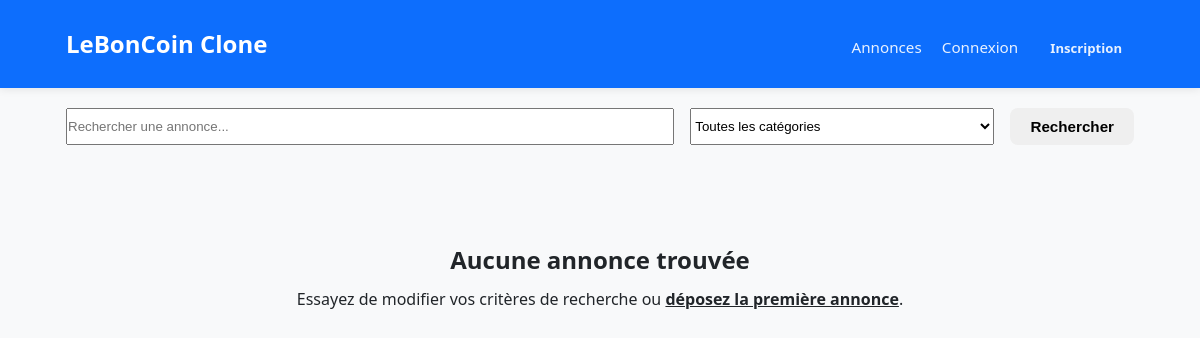
Before: /pages/annonces/liste.php with the older database file.
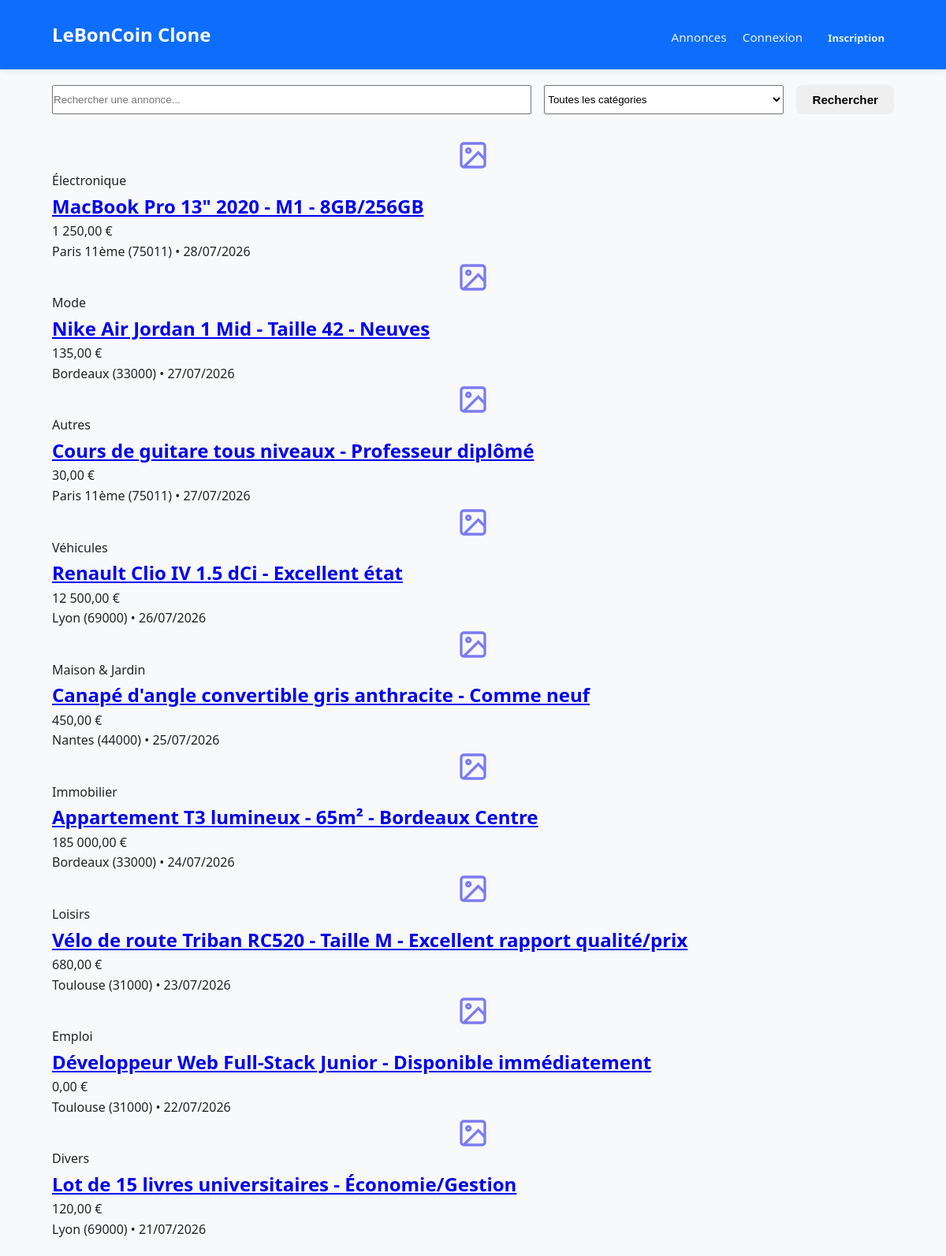
After: the same page with the newer database file.
### tables this page shows
CREATE TABLE annonces (
    id INT AUTO_INCREMENT PRIMARY KEY,
    utilisateur_id INT NOT NULL,
    categorie_id INT,
    titre VARCHAR(255) NOT NULL,
    description TEXT NOT NULL,
    prix DECIMAL(10,2) NOT NULL,
    location VARCHAR(255) DEFAULT NULL,
    views INT DEFAULT 0,
    date_creation DATETIME DEFAULT CURRENT_TIMESTAMP,
    date_modification DATETIME DEFAULT CURRENT_TIMESTAMP ON UPDATE CURRENT_TIMESTAMP,
    FOREIGN KEY (utilisateur_id) REFERENCES utilisateurs(id) ON DELETE CASCADE,
    FOREIGN KEY (categorie_id) REFERENCES categories(id) ON DELETE SET NULL,
    INDEX idx_categorie (categorie_id),
    INDEX idx_utilisateur (utilisateur_id),
    INDEX idx_date_creation (date_creation)
);

CREATE TABLE categories (
    id INT AUTO_INCREMENT PRIMARY KEY,
    nom VARCHAR(100) NOT NULL UNIQUE,
    slug VARCHAR(100) NOT NULL UNIQUE
);

### config/init.php (called while the page is built, shortened)
<?php
function e(string $string): string {
    return htmlspecialchars($string, ENT_QUOTES, 'UTF-8');
}

### pages/annonces/liste.php (the view, shortened to what this page needs)
<?php
require_once __DIR__ . '/../../includes/header.php';
$page = max(1, (int)($_GET['page'] ?? 1));
$per_page = 12;
$offset = ($page - 1) * $per_page;
$search = trim($_GET['search'] ?? '');
$where = [];
$where_sql = $where ? 'WHERE ' . implode(' AND ', $where) : '';
$query = "SELECT a.id, a.titre, a.prix, a.date_creation, a.location, img.image_path, u.pseudo, c.nom AS cat_nom
          FROM annonces a
          JOIN utilisateurs u ON a.utilisateur_id = u.id
          LEFT JOIN annonce_images img ON a.id = img.annonce_id AND img.is_primary = 1
          LEFT JOIN categories c ON a.categorie_id = c.id
          $where_sql
          ORDER BY a.date_creation DESC
          LIMIT :limit OFFSET :offset";
$stmt = $pdo->prepare($query);
$stmt->bindValue(':limit', $per_page, PDO::PARAM_INT);
$stmt->bindValue(':offset', $offset, PDO::PARAM_INT);
$stmt->execute();
$ads = $stmt->fetchAll();
?>
<div class="search-bar-container">
    <form method="GET" action="" class="search-form" role="search">
        <input type="text" name="search" placeholder="Rechercher une annonce..." class="form-input" value="<?= e($search) ?>" aria-label="Recherche textuelle">
        <select name="categorie" class="form-select" aria-label="Filtrer par catégorie">
            <option value="0">Toutes les catégories</option>
        </select>
        <button type="submit" class="btn btn-primary">Rechercher</button>
    </form>
</div>
<?php if (empty($ads)): ?>
    <div class="empty-state">
        <h2>Aucune annonce trouvée</h2>
        <p>Essayez de modifier vos critères de recherche ou <a href="/pages/annonces/creer.php">déposez la première annonce</a>.</p>
    </div>
<?php else: ?>
    <div class="grid">
        <?php foreach ($ads as $ad): ?>
            <article class="card">
                <a href="/pages/annonces/detail.php?id=<?= $ad['id'] ?>">
                    <?php if ($ad['image_path']): ?>
                        <img src="/assets/uploads/<?= e($ad['image_path']) ?>" alt="<?= e($ad['titre']) ?>" class="card-img" loading="lazy">
                    <?php else: ?>
                        <div class="card-img card-img-placeholder" aria-hidden="true">
                            <svg width="40" height="40" viewBox="0 0 24 24" fill="none" stroke="currentColor" stroke-width="2"><rect x="3" y="3" width="18" height="18" rx="2"/><circle cx="8.5" cy="8.5" r="1.5"/><path d="M21 15l-5-5L5 21"/></svg>
                        </div>
                    <?php endif; ?>
                </a>
                <div class="card-body">
                    <div class="card-category"><?= e($ad['cat_nom'] ?? 'Divers') ?></div>
                    <h2 class="card-title"><a href="/pages/annonces/detail.php?id=<?= $ad['id'] ?>"><?= e($ad['titre']) ?></a></h2>
                    <div class="card-price"><?= number_format($ad['prix'], 2, ',', ' ') ?> €</div>
                    <div class="card-meta">
                        <span><?= e($ad['location'] ?: 'Non spécifié') ?></span> •
                        <span><?= date('d/m/Y', strtotime($ad['date_creation'])) ?></span>
                    </div>
                </div>
            </article>
        <?php endforeach; ?>
    </div>
<?php endif; ?>

### includes/header.php (shortened to what this page needs)
<?php
$unread_count = 0;
?>
<!DOCTYPE html>
<html lang="fr">
<head>
    <link rel="stylesheet" href="/assets/css/style.css">
</head>
<body>
    <header>
        <div class="container header-container">
            <a href="/index.php" class="logo" aria-label="Retour à l'accueil">LeBonCoin Clone</a>
            <nav aria-label="Navigation principale">
                <a href="/pages/annonces/liste.php">Annonces</a>
                <?php if (isset($_SESSION['utilisateur_id'])): ?>
                    <a href="/pages/annonces/creer.php">+ Déposer</a>
                    <a href="/pages/favoris/liste.php">Favoris</a>
                    <a href="/pages/messages/boite.php" aria-label="Messages, <?= $unread_count ?> non lus">
                        Messages <?php if ($unread_count > 0): ?><span class="badge"><?= $unread_count ?></span><?php endif; ?>
                    </a>
                    <?php if (isset($_SESSION['utilisateur_role']) && $_SESSION['utilisateur_role'] === 'admin'): ?>
                        <a href="/pages/admin/dashboard.php" class="admin-link">Admin</a>
                    <?php endif; ?>
                    <a href="/pages/auth/deconnexion.php">Déconnexion</a>
                <?php else: ?>
                    <a href="/pages/auth/connection.php">Connexion</a>
                    <a href="/pages/auth/inscription.php" class="btn btn-primary btn-sm">Inscription</a>
                <?php endif; ?>
            </nav>
        </div>
    </header>
    <main class="container main-content">

### assets/css/style.css (style rules this page uses)
:root { --bleu: #0d6efd; --bleu-clair: #e7f1ff; --vert: #198754; --rouge: #dc3545; --orange: #fd7e14; --gris-clair: #f8f9fa; --gris: #6c757d; --bordure: #dee2e6; --texte: #212529; --radius: 8px; --ombre: 0 2px 8px rgba(0,0,0,0.08); }
* { box-sizing: border-box; margin: 0; padding: 0; }
body { font-family: 'Segoe UI', Arial, sans-serif; background: var(--gris-clair); color: var(--texte); line-height: 1.6; }
.container { max-width: 1100px; margin: 0 auto; padding: 20px 16px; }
header { background: var(--bleu); color: white; padding: 12px 0; box-shadow: var(--ombre); position: sticky; top: 0; z-index: 100; }
header .container { display: flex; align-items: center; justify-content: space-between; padding: 0 16px; }
header .logo { font-size: 1.5rem; font-weight: bold; color: white; text-decoration: none; }
nav a { color: rgba(255,255,255,0.9); text-decoration: none; margin-left: 16px; font-size: 0.95rem; transition: color 0.2s; }
.btn { display: inline-block; padding: 10px 20px; border-radius: var(--radius); font-size: 0.95rem; font-weight: 600; text-decoration: none; cursor: pointer; border: none; transition: opacity 0.2s, transform 0.1s; }
.btn-sm { padding: 4px 12px; font-size: 0.82rem; margin-top: 8px; display: inline-block; }
.header-container { display: flex; align-items: center; justify-content: space-between; height: 64px; }
.search-bar-container { margin-bottom: 2rem; }
.search-form { display: flex; gap: 1rem; flex-wrap: wrap; }
.search-form .form-input { flex: 2; min-width: 200px; }
.search-form .form-select { flex: 1; min-width: 150px; }
.card-img-placeholder { display: flex; align-items: center; justify-content: center; background: var(--bg-secondary); color: var(--text-secondary); }
.card-img-placeholder svg { opacity: 0.5; }
.empty-state { text-align: center; padding: 4rem 2rem; background: var(--bg-primary); border-radius: var(--radius); border: 1px dashed var(--border); }
.empty-state h2 { margin-bottom: 0.5rem; color: var(--text-primary); }
.empty-state p { color: var(--text-secondary); }
.empty-state a { color: var(--accent); font-weight: 600; }

Changed rows visible on the page:
added annonces: categorie.nom "Électronique", titre "MacBook Pro 13\" 2020 - M1 - 8GB/256GB", prix "1 250,00", location "Paris 11ème (75011)", date_creation "28/07/2026"
added annonces: categorie.nom "Mode", titre "Nike Air Jordan 1 Mid - Taille 42 - Neuves", prix "135,00", location "Bordeaux (33000)", date_creation "27/07/2026"
added annonces: categorie.nom "Autres", titre "Cours de guitare tous niveaux - Professeur diplômé", prix "30,00", location "Paris 11ème (75011)", date_creation "27/07/2026"
added annonces: categorie.nom "Véhicules", titre "Renault Clio IV 1.5 dCi - Excellent état", prix "12 500,00", location "Lyon (69000)", date_creation "26/07/2026"
added annonces: categorie.nom "Maison & Jardin", titre "Canapé d'angle convertible gris anthracite - Comme neuf", prix "450,00", location "Nantes (44000)", date_creation "25/07/2026"
added annonces: categorie.nom "Immobilier", titre "Appartement T3 lumineux - 65m² - Bordeaux Centre", prix "185 000,00", location "Bordeaux (33000)", date_creation "24/07/2026"
added annonces: categorie.nom "Loisirs", titre "Vélo de route Triban RC520 - Taille M - Excellent rapport qualité/prix", prix "680,00", location "Toulouse (31000)", date_creation "23/07/2026"
added annonces: categorie.nom "Emploi", titre "Développeur Web Full-Stack Junior - Disponible immédiatement", prix "0,00", location "Toulouse (31000)", date_creation "22/07/2026"
added annonces: cat_nom "Divers", titre "Lot de 15 livres universitaires - Économie/Gestion", prix "120,00", location "Lyon (69000)", date_creation "21/07/2026"
Other visible differences:
text no longer shown: "Aucune annonce trouvée Essayez de modifier vos critères de recherche ou déposez la première annonce ."
